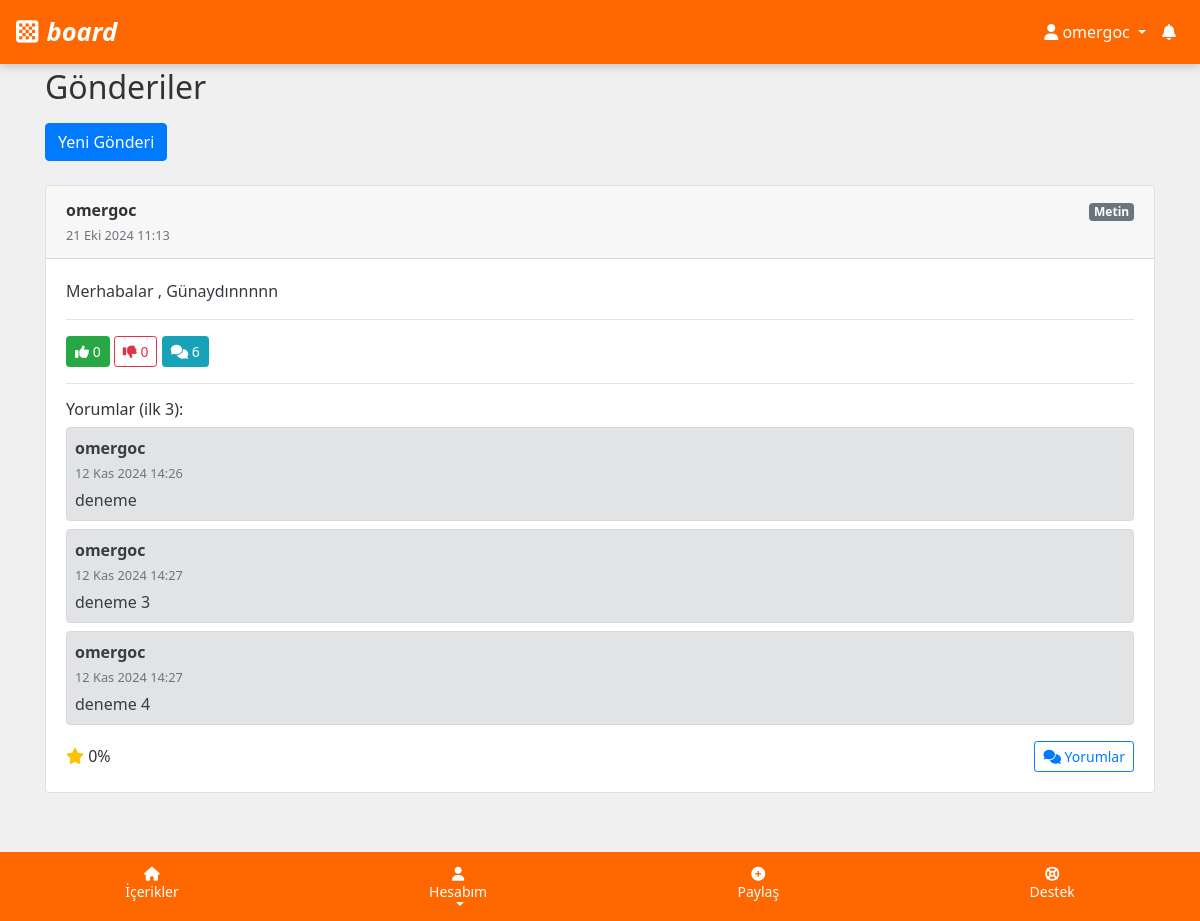
The app's page / (signed in), older data.
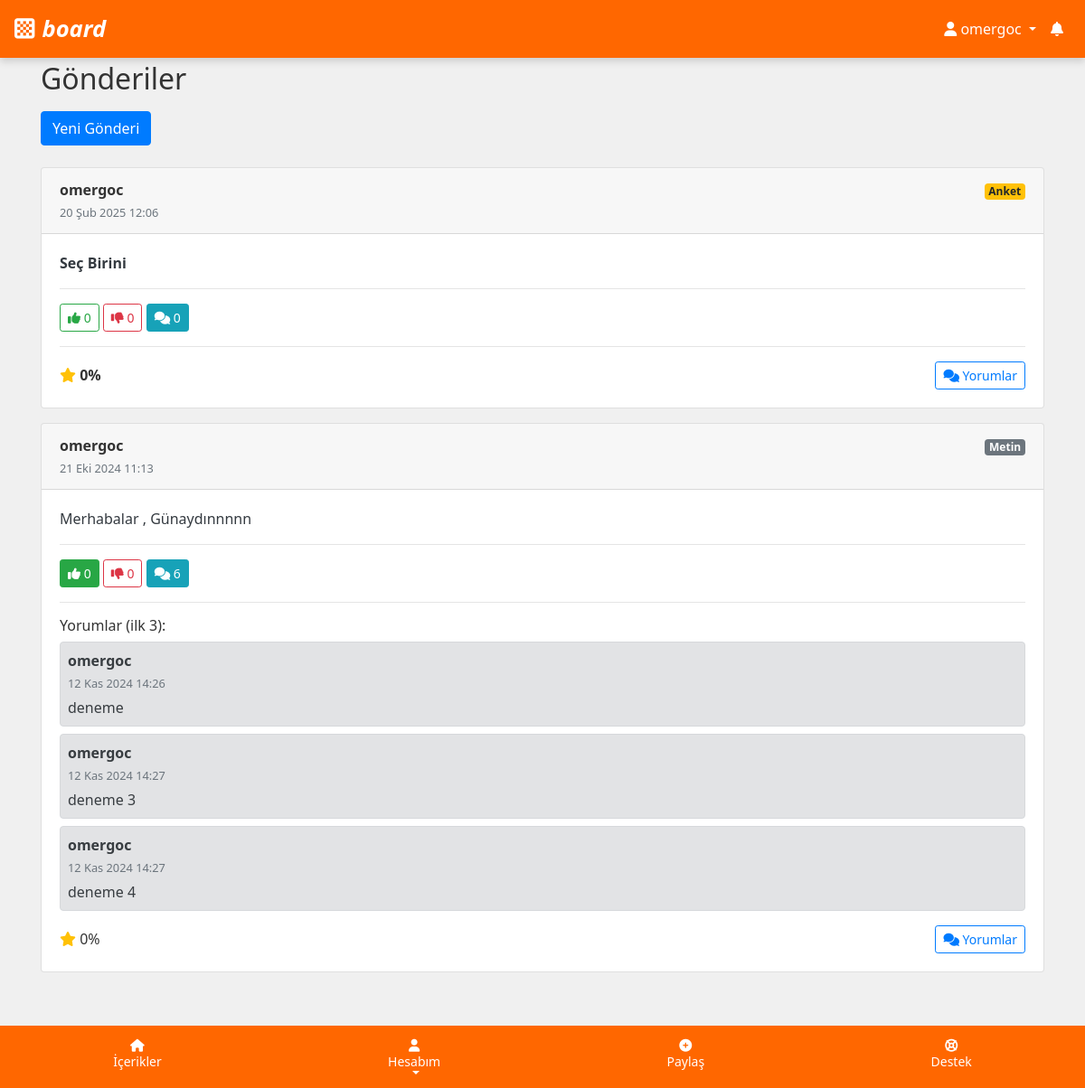
The same page, newer data.
### posts/models.py (models this page shows, shortened)
class Post(models.Model):
    user = models.ForeignKey(
        settings.AUTH_USER_MODEL,
        on_delete=models.CASCADE,
        verbose_name="Kullanıcı"
    )
    category = models.ForeignKey(
        Category,
        on_delete=models.SET_NULL,
        null=True,
        blank=True,
        verbose_name="Kategori"
    )
    content = models.TextField(verbose_name="İçerik")
    post_type = models.CharField(
        max_length=10,
        choices=POST_TYPES,
        default='text',
        verbose_name="Gönderi Türü"
    )
    media = models.FileField(
        upload_to='posts/',
        null=True,
        blank=True,
        verbose_name="Medya (Resim/Video)"
    )
    is_bold = models.BooleanField(default=False, verbose_name="Kalın Yazı")
    text_color = models.CharField(max_length=20, null=True, blank=True, verbose_name="Yazı Rengi")
    bg_color = models.CharField(max_length=20, null=True, blank=True, verbose_name="Arka Plan Rengi")
    created_at = models.DateTimeField(auto_now_add=True, verbose_name="Oluşturulma Tarihi")
    approved = models.BooleanField(default=False, verbose_name="Onaylandı mı?")
    points_added = models.BooleanField(default=False, verbose_name="Puan Eklendi mi?")
    class Meta:
        verbose_name = "Gönderi"
        verbose_name_plural = "Gönderiler"

class Comment(models.Model):
    post = models.ForeignKey(
        Post,
        related_name='comments',
        on_delete=models.CASCADE,
        verbose_name="Gönderi"
    )
    user = models.ForeignKey(
        settings.AUTH_USER_MODEL,
        related_name='comments',
        on_delete=models.CASCADE,
        verbose_name="Kullanıcı"
    )
    content = models.TextField(verbose_name="Yorum")
    created_at = models.DateTimeField(auto_now_add=True, verbose_name="Yorum Tarihi")
    likes = models.ManyToManyField(
        settings.AUTH_USER_MODEL,
        related_name='comment_likes',
        blank=True,
        verbose_name="Beğeniler"
    )
    dislikes = models.ManyToManyField(
        settings.AUTH_USER_MODEL,
        related_name='comment_dislikes',
        blank=True,
        verbose_name="Beğenmeme"
    )
    parent = models.ForeignKey(
        'self',
        null=True,
        blank=True,
        related_name='replies',
        on_delete=models.CASCADE,
        verbose_name="Yanıt"
    )
    approved = models.BooleanField(default=False, verbose_name="Onaylandı mı?")
    points_added = models.BooleanField(default=False, verbose_name="Puan Eklendi mi?")
    class Meta:
        verbose_name = "Yorum"
        verbose_name_plural = "Yorumlar"

### users/models.py (models this page shows, shortened)
class CustomUser(AbstractUser):
    team = models.ForeignKey('Team', on_delete=models.SET_NULL, null=True, blank=True, related_name='members')
    registration_code = models.CharField('Kayıt Kodu', max_length=6, unique=True, null=True, blank=True)
    gender = models.CharField('Cinsiyet', max_length=10, choices=[('male', 'Erkek'), ('female', 'Kadın'), ('other', 'Diğer')])
    avatar = models.CharField('Avatar', max_length=100, null=True, blank=True)
    registration_code_used = models.CharField('Kullanılan Kayıt Kodu', max_length=6, null=True, blank=True)
    progress = models.OneToOneField(Progress, on_delete=models.CASCADE, null=True, blank=True, related_name='user_progress')
    group = models.ForeignKey('Group', on_delete=models.SET_NULL, null=True, blank=True, related_name='members')
    class Meta:
        verbose_name = 'Kullanıcı'
        verbose_name_plural = 'Kullanıcılar'

### posts/views.py (the view)
# urls.py: path('', post_list_view, name='post_list'),
@login_required(login_url='login')
def post_list_view(request):
    user_group = request.user.group
    posts = Post.objects.filter(approved=True, user__group=user_group).order_by('-created_at')
    for post in posts:
        post.comment_count = post.comments.filter(approved=True).count()
        post.top_comments = post.comments.filter(approved=True).order_by('created_at')[:3]
        post.like_count = post.likes.filter(like_type='like', approved=True).count()
        post.dislike_count = post.likes.filter(like_type='dislike', approved=True).count()
        average_rating = post.ratings.filter(approved=True).aggregate(Avg('score'))['score__avg']
        post.rating_percentage = round((average_rating / 5) * 100) if average_rating else 0
        user_like = post.likes.filter(user=request.user).first()
        post.user_liked = user_like and user_like.like_type == 'like'
        post.user_disliked = user_like and user_like.like_type == 'dislike'
        post.user_has_pending = (
            post.likes.filter(user=request.user, approved=False).exists() or
            post.ratings.filter(user=request.user, approved=False).exists()
        )
    return render(request, 'post_list.html', {'posts': posts})

### posts/templatetags/custom_filters.py (called while the page is built)
@register.filter
def has_second_survey_due(user):
    try:
        return user.survey_completion.is_second_survey_due()
    except:
        return False

### users/models.py (called while the page is built)
    def get_level_progress_text(self):
        current_level_threshold = self.LEVEL_THRESHOLDS.get(self.level, 0)
        next_level_threshold = self.LEVEL_THRESHOLDS.get(self.level + 1, current_level_threshold)
        if next_level_threshold == current_level_threshold:
            return f"Seviye {self.level} (Maksimum)"
        progress_in_level = self.points - current_level_threshold
        points_needed_for_next_level = next_level_threshold - current_level_threshold
        return f"Seviye {self.level} ({progress_in_level}/{points_needed_for_next_level})"

### users/utils.py (called while the page is built)
def get_leaderboard_url(user):
    if not user.group:
        return None  # Grup yoksa leaderboard URL'si de yok
    if user.group.name in ['A', 'B']:
        return reverse('group_leaderboard')
    elif user.group.name in ['C', 'D', 'F']:
        return reverse('team_leaderboard')
    else:
        return None

### templates/post_list.html (shortened to what this page needs)
{% extends 'base.html' %}
{% load static %}
{% load custom_filters %}
{% block content %}
<h2 class="mb-3">Gönderiler</h2>
<a href="{% url 'post_create' %}" class="btn btn-primary mb-4">Yeni Gönderi</a>
{% for post in posts %}
<div class="card mb-3" data-post-id="{{ post.id }}">
    <div class="card-header d-flex justify-content-between">
        <div>
            {% if post.user.team and post.user.group.name in 'CDF' %}
                <strong>{{ post.user.team.name }}</strong><br>
            {% else %}
                <strong>{{ post.user.username }}</strong><br>
            {% endif %}
            <small class="text-muted">{{ post.created_at|date:"d M Y H:i" }}</small>
        </div>
        <div>
            {% if post.post_type == 'poll' %}
                <span class="badge badge-warning">Anket</span>
            {% elif post.post_type == 'photo' %}
                <span class="badge badge-info">Foto</span>
            {% elif post.post_type == 'video' %}
                <span class="badge badge-danger">Video</span>
            {% else %}
                <span class="badge badge-secondary">Metin</span>
            {% endif %}
        </div>
    </div>
    <div class="card-body" style="
        {% if post.is_bold %}font-weight: bold;{% endif %}
        /* {% if post.text_color %}color: {{ post.text_color }};{% endif %} */
        /* {% if post.bg_color %}background-color: {{ post.bg_color }};{% endif %} */
    ">
        <a href="{% url 'post_detail' post.id %}" class="text-dark text-decoration-none">
            <p>{{ post.content|truncatewords:30 }}</p>
        </a>
        <hr>
        <div class="d-flex justify-content-between">
            <div class="post-actions">
                <button class="btn btn-sm like-button {% if post.user_liked %}btn-success{% else %}btn-outline-success{% endif %}"
                        data-post-id="{{ post.id }}"
                        data-action="like">
                    <i class="fas fa-thumbs-up"></i>
                    <span class="like-count">{{ post.like_count }}</span>
                </button>
                <button class="btn btn-sm dislike-button {% if post.user_disliked %}btn-danger{% else %}btn-outline-danger{% endif %}"
                        data-post-id="{{ post.id }}"
                        data-action="dislike">
                    <i class="fas fa-thumbs-down"></i>
                    <span class="dislike-count">{{ post.dislike_count }}</span>
                </button>
                <a href="{% url 'post_detail' post.id %}#comments" class="btn btn-sm btn-info">
                    <i class="fas fa-comments"></i> {{ post.comment_count }}
                </a>
            </div>
        </div>
        <hr>
        {% if post.top_comments %}
        <div class="comment-section mb-2">
            <h6>Yorumlar (ilk 3):</h6>
            {% for c in post.top_comments %}
            <div class="alert alert-secondary mb-2 p-2">
                <strong>{{ c.user.username }}</strong><br>
                <small class="text-muted">{{ c.created_at|date:"d M Y H:i" }}</small>
                <p class="mb-0 mt-1">{{ c.content }}</p>
            </div>
            {% endfor %}
        </div>
        {% endif %}
        <div class="d-flex justify-content-between align-items-center mt-3">
            <div>
                <i class="fas fa-star text-warning"></i> {{ post.rating_percentage }}%
            </div>
            <a href="{% url 'post_detail' post.id %}#comments" class="btn btn-sm btn-outline-primary">
                <i class="fas fa-comments"></i> Yorumlar
            </a>
        </div>
    </div>
</div>
{% empty %}
<p class="text-center text-muted">Henüz paylaşım yok.</p>
{% endfor %}
{% endblock %}

Row changes from the older to the newer data that the page shows:
added Post: user.username "omergoc", created_at "20 Şub 2025 12:06", post_type "Anket", content "Seç Birini", like_count "0", dislike_count "0", comment_count "0", rating_percentage "0", is_bold True (drawn), text_color "#000000" (drawn), bg_color "#FFFFFF" (drawn)
